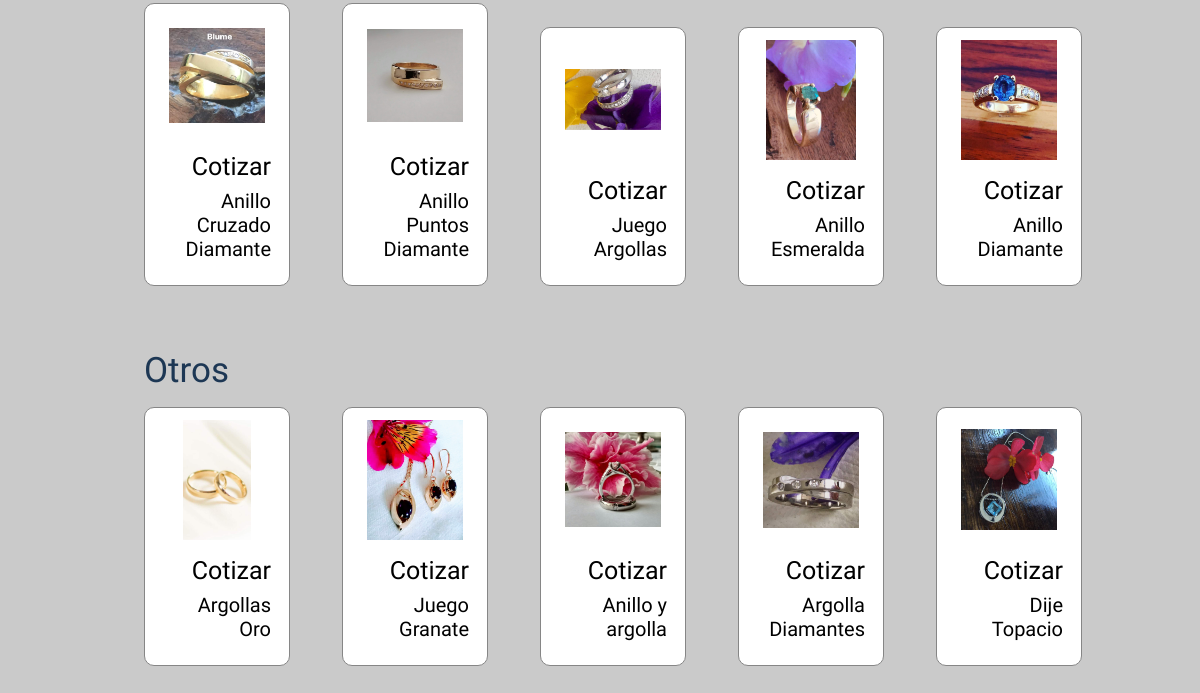
/joya/oro/ (lower part), run on an earlier commit of the app's database.
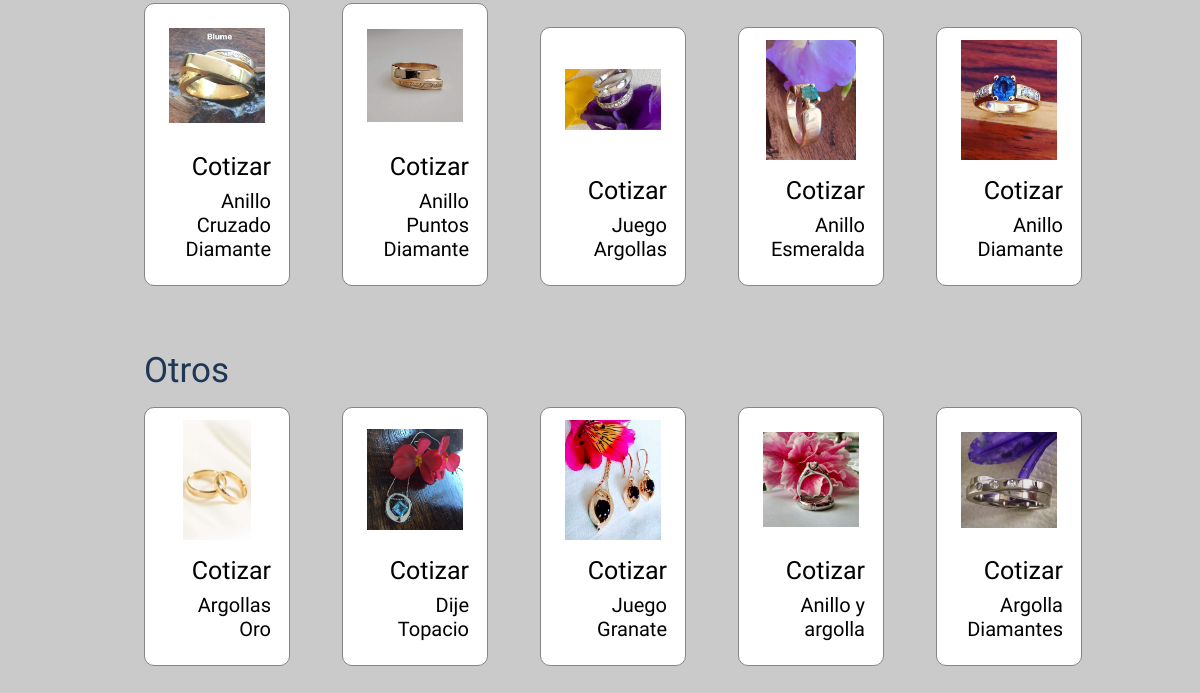
And on a later commit of the database.
### principal/models.py (models this page shows, shortened)
class Joya(models.Model):
    nombre = models.CharField(max_length=100000)
    MATERIAL = [
        ('oro', 'Oro'),
        ('plata', 'Plata'),
        ('otros', 'Otros')
    ]
    material = models.CharField(max_length=7, choices=MATERIAL, default='Oro')
    TIPO = [
        ('aretes', 'Arete'),
        ('pulseras', 'Pulsera'),
        ('collares', 'Collar'),
        ('anillos', 'Anillo'),
        ('otros', 'Otro')
    ]
    tipo = models.CharField(max_length=50, choices=TIPO, default='Arete')
    piedra = models.CharField(max_length=100000)
    precio = models.IntegerField()
    imagen = models.ImageField(upload_to='static/images/', null=True, blank=True)
    descripcion = models.TextField()
    stock = models.IntegerField(default=1)
    vistas = models.PositiveIntegerField(default=0)

### principal/views.py (the view)
# urls.py: path('joya/<str:material>/', views.oro),
def oro(request, material):
    mas_vendidos = Joya.objects.filter(material=material).order_by('-vistas')[:5]
    aretes = Joya.objects.filter(material=material, tipo='aretes').order_by('-vistas')[:5]
    collares = Joya.objects.filter(material=material, tipo='collares').order_by('-vistas')[:5]
    pulseras = Joya.objects.filter(material=material, tipo='pulseras').order_by('-vistas')[:5]
    anillos = Joya.objects.filter(material=material, tipo='anillos').order_by('-vistas')[:5]
    otros = Joya.objects.filter(material=material, tipo='otros').order_by('-vistas')[:5]
    ctx = {'material' : material, 'mas_vendidos' : mas_vendidos, 'aretes' : aretes, 'collares' : collares,  'pulseras' : pulseras, 'anillos' : anillos, 'otros' : otros}
    return render(request, 'material.html', ctx)

### templates/material.html (shortened to what this page needs)
<!DOCTYPE html>
{% load static %}
<html lang="es">
    {% include 'barra.html' %}
    <head>
        <link href="{% static 'css/material.css' %}" rel="stylesheet" type="text/css">
    </head>
    <body>
        <div id="all_products">
            <div class="mas_vendidos">
                <div class="mas_vendidos_div">
                    {% for vendido in anillos %}
                        <div class="vendido">
                            <a href="/joya/{{ vendido.material }}/{{ vendido.tipo }}/{{ vendido.id }}">
                                <img class="vendido_imagen" src="{{ vendido.imagen.url }}" alt="vendido_imagen">
                                <h4 class="vendido_precio precios">{{ vendido.precio }}</h4>
                                <h5 class="vendido_nombre">{{ vendido.nombre }}</h5>
                            </a>
                        </div>
                    {% endfor %}
                </div>
            </div>
            <div class="mas_vendidos">
                <h3><a href="/joya/{{material}}/otros/">Otros</a></h3>
                <div class="mas_vendidos_div">
                    {% for vendido in otros %}
                        <div class="vendido">
                            <a href="/joya/{{ vendido.material }}/{{ vendido.tipo }}/{{ vendido.id }}">
                                <img class="vendido_imagen" src="{{ vendido.imagen.url }}" alt="imagen_vendido">
                                <h4 class="vendido_precio precios">{{ vendido.precio }}</h4>
                                <h5 class="vendido_nombre">{{ vendido.nombre }}</h5>
                            </a>
                        </div>
                    {% endfor %}
                </div>
            </div>
        </div>
    </body>
</html>

What changed in the data, as far as the page shows it:
changed Joya "Dije Topacio": moves up the list
